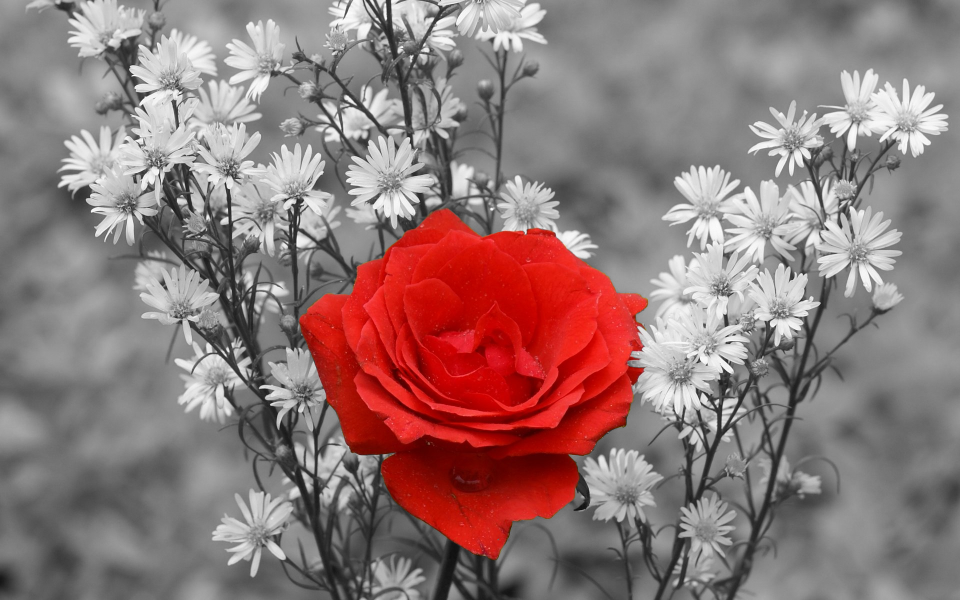
#> input picture Do An/Do An/Anh10.jpg, 1920 x 1200 px, given in place of playground.jfif, which was not available (shown at 1/2 size)
$ python b4.py
#> lines starting #> are read from the running program, lines starting #| are printed output that depends on the picture; after the words box and inside, x2 and y2 are one past the last pixel; in counts of white or black regions, pixels touching at a corner belong together; pictures that were not available may be replaced by others from this repository, and a replacement may not be noted

import cv2 as cv
import numpy as np
from matplotlib import pyplot as plt

img = cv.imread("/content/playground.jfif")
#> img is the input picture: shape (1200, 1920, 3); mean B, G, R 120.3, 121, 143.5
img = cv.cvtColor(img, cv.COLOR_BGR2RGB)
plt.imshow(img)

twoDimage = img.reshape((-1,3))
twoDimage = np.float32(twoDimage)
print(twoDimage)
#> (printed output is left out)

criteria = (cv.TERM_CRITERIA_EPS + cv.TERM_CRITERIA_MAX_ITER, 10, 1.0)
K = 4
attempts=10

ret, label, center = cv.kmeans (twoDimage, K, None, criteria, attempts, cv.KMEANS_PP_CENTERS)
#> ret = 2.52e+09; center = [[190.2, 21.13, 16.34], [133, 132.9, 132.9], [206.4, 206.4, 206.4], [79.06, 78.31, 78.18]]
center = np. uint8(center)
#> center = [[190, 21, 16], [132, 132, 132], [206, 206, 206], [79, 78, 78]]
res = center[label.flatten()]
result_image = res.reshape((img.shape))

plt.axis('off')
plt.imshow(result_image)

import cv2 as cv
import numpy as np
from matplotlib import pyplot as plt

img = cv.imread("/content/anh1.jpg")
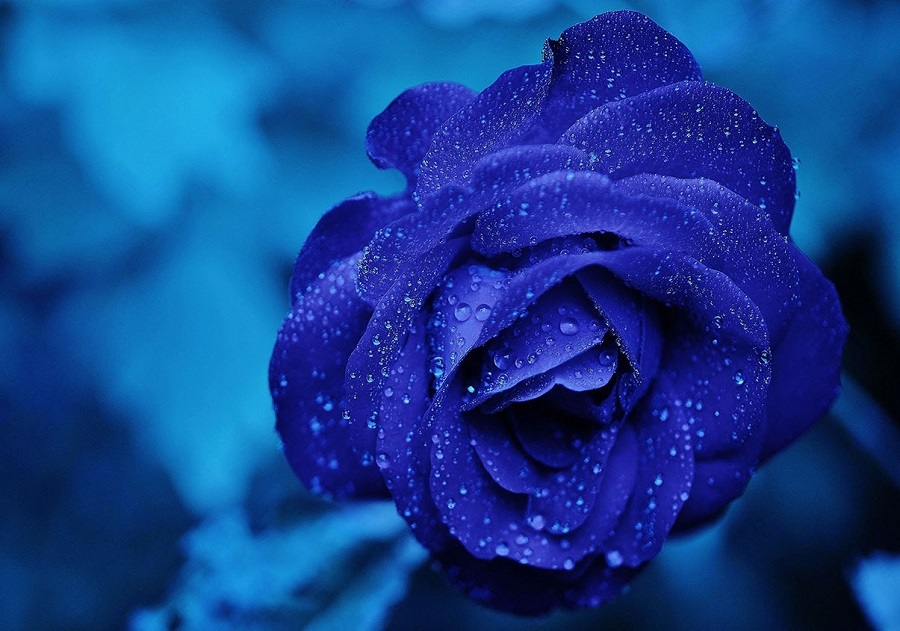
#> input picture Do An/Do An/Anh1.jpg, 900 x 631 px, found by its file name
#> img is the input picture: shape (631, 900, 3); mean B, G, R 143.8, 64.2, 18.8
img = cv.cvtColor(img, cv.COLOR_BGR2RGB)
#plt.subplot(1,2,1)
plt.imshow(img)
#plt.show()

gray = cv.cvtColor(img, cv.COLOR_RGB2GRAY)
__, thresh = cv.threshold (gray, np. mean (gray), 255, cv.THRESH_BINARY_INV)
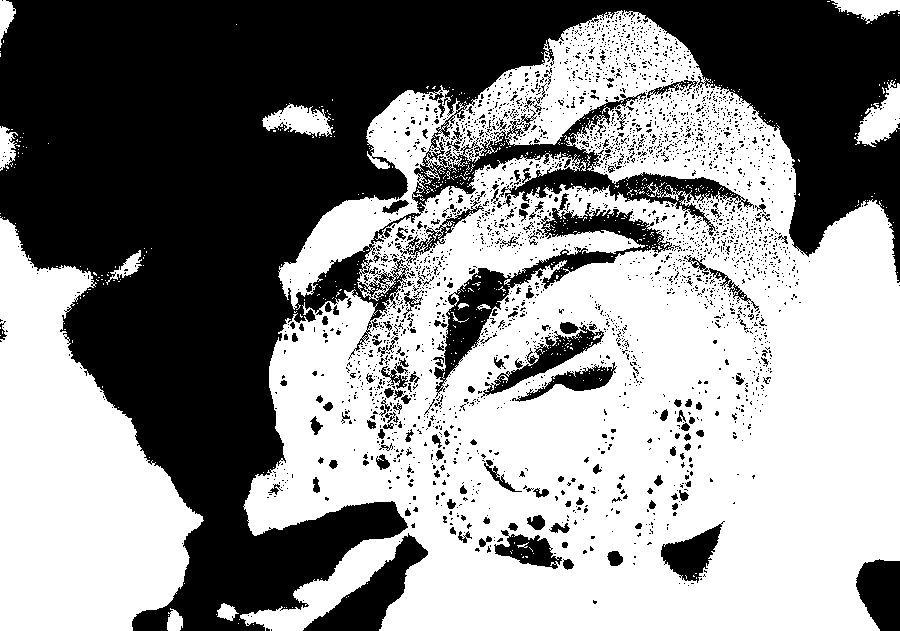
#> thresh: shape (631, 900); 55.4% white; 2940 black regions (2749 under 20 px), largest, box (x1, y1, x2, y2) and area: (0, 0, 900, 631) 213868, (434, 193, 674, 398) 7442, (303, 533, 428, 631) 4115
plt.imshow(thresh)

edges = cv.dilate (cv.Canny(thresh, 0, 255), None)
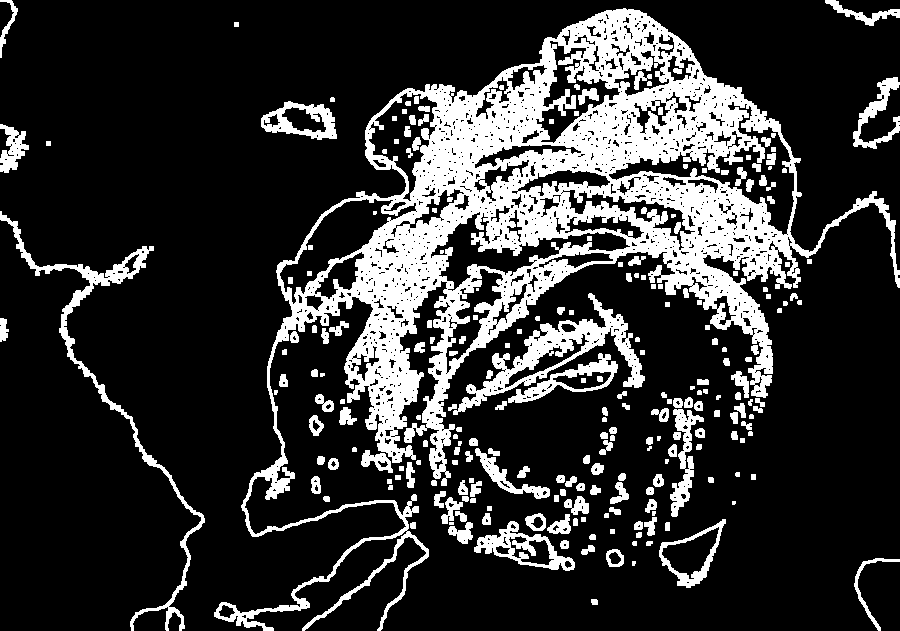
#> edges: shape (631, 900); 20.5% white; 238 white regions (16 under 20 px), largest, box (x1, y1, x2, y2) and area: (214, 8, 900, 631) 84105, (453, 293, 645, 415) 4853, (0, 211, 205, 631) 4059
plt.axis('off')
plt.imshow(edges)

cnt = sorted(cv.findContours (edges, cv.RETR_LIST, cv.CHAIN_APPROX_SIMPLE) [-2], key=cv.contourArea) [-1]
#> cnt = contour of 3320 points, box (x1, y1, x2, y2) (214, 8, 900, 631), area 119552
mask = np.zeros((300,500), np.uint8)
masked = cv.drawContours (mask, [cnt],-1, 255, -1)
#> masked: shape (300, 500); 22.1% white; 1 white region, box (x1, y1, x2, y2) and area: (276, 74, 500, 300) 33187
plt.axis('off')
plt.imshow(masked)

dst = cv.bitwise_and(img, img, mask-mask)
segmented = cv.cvtColor(dst, cv.COLOR_BGR2RGB)
plt.imshow(segmented)

import numpy as np
import matplotlib.pyplot as plt
from skimage.filters import threshold_otsu
import cv2

sample_image = cv2.imread('/content/anh1.jpg')
img = cv2.cvtColor(sample_image, cv2.COLOR_BGR2RGB)
img = cv2.resize(img, (400,300))
#> img: shape (300, 400, 3)

plt.axis('off')
plt.imshow(img)

img_gray = cv2.cvtColor(img,cv2.COLOR_RGB2GRAY)
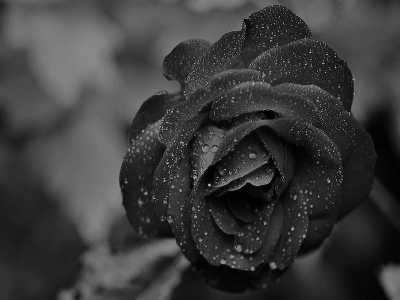
#> img_gray: shape (300, 400); min 1, max 212, mean 59.6
thresh = threshold_otsu(img_gray)
#> thresh = 65
img_otsu = img_gray < thresh
#> img_otsu: shape (300, 400) bool; 58.8% white; 1008 black regions (983 under 20 px), largest, box (x1, y1, x2, y2) and area: (0, 0, 400, 300) 40346, (183, 45, 329, 114) 1709, (193, 117, 274, 186) 939
plt.imshow(img_otsu)

def filter_image (image, mask):
  r = image[:,:,0] * mask
  g = image[:,:,1] * mask
  b = image[:,:,2] * mask
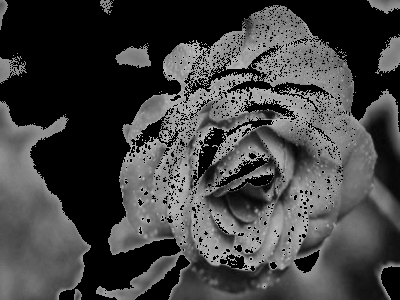
#> b: shape (300, 400); min 0, max 194, mean 65.8
  return np.dstack([r,g,b])
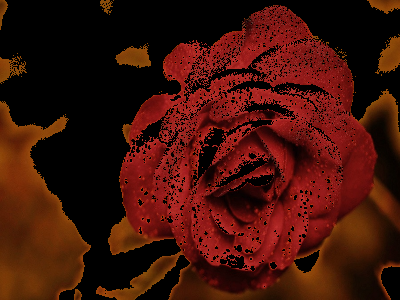
#> returned value: shape (300, 400, 3); mean of channels 0, 1, 2 8.5, 18, 65.8; drawn as B, G, R

filtered = filter_image (img, img_otsu)

plt.axis('off')
plt.imshow(filtered)

import numpy as np
import matplotlib.pyplot as plt
from skimage.filters import threshold_otsu
import cv2

sample_image = cv2.imread('/content/anh1.jpg')
img= cv2.cvtColor(sample_image,cv2.COLOR_BGR2RGB)

plt.axis('off')
plt.imshow(img)

low = np.array([0, 0, 0])
high = np.array([200, 170, 170])
mask= cv2.inRange(img, low, high)
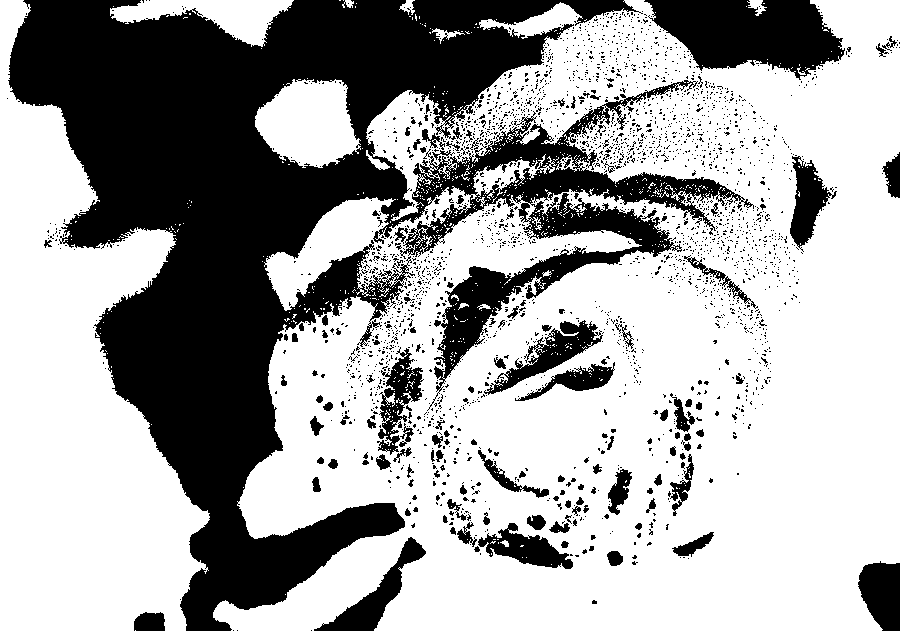
#> mask: shape (631, 900); 64.9% white; 2686 black regions (2544 under 20 px), largest, box (x1, y1, x2, y2) and area: (8, 0, 754, 631) 157254, (644, 0, 845, 80) 10473, (314, 537, 426, 631) 2553
plt.axis('off')
plt.imshow(mask)

result = cv2.bitwise_and (img, img, mask-mask)
plt.axis('off')
plt.imshow(result)
#> figure, not shown here; B, G, R data is drawn as R, G, B
